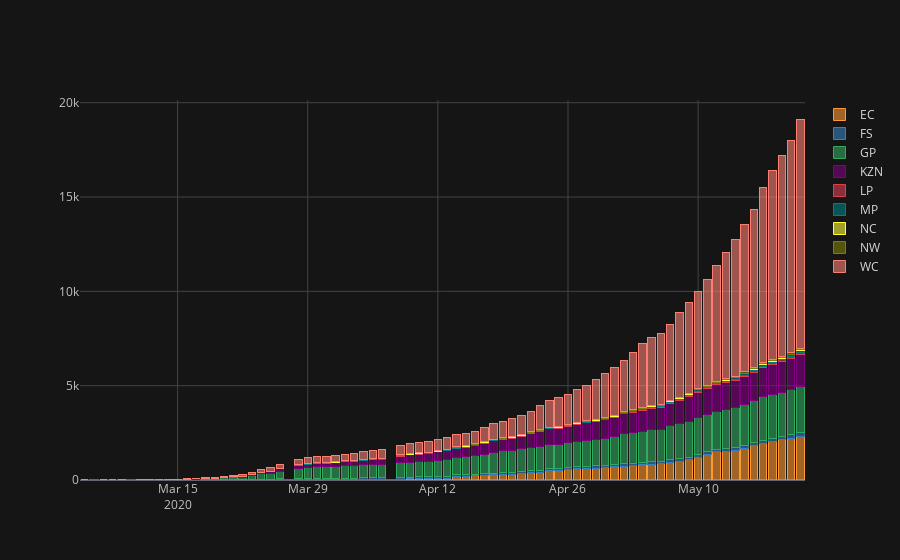

The code cell stored with this chart in its notebook:
### Code cell
state_plot.iplot(kind='bar', barmode='stack', theme='solar')
